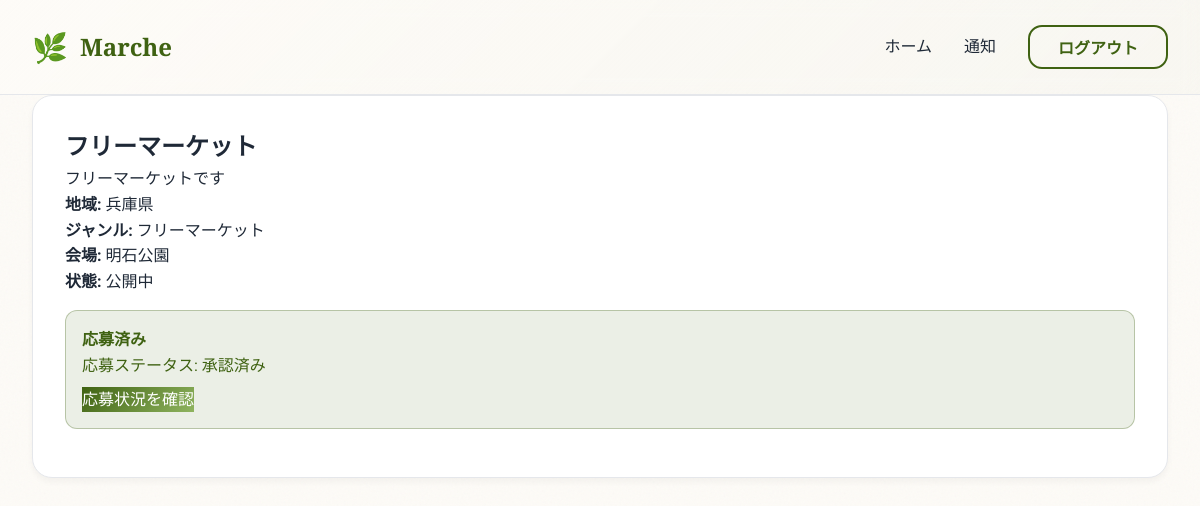
The page /stallholder/events/1 (signed in) on the database its author committed.
### app/models.py (models this page shows)
class Timestamped(SQLModel):
    created_at: datetime = Field(default_factory=utc_now)
    updated_at: datetime = Field(default_factory=utc_now)

class Event(Timestamped, table=True):
    __tablename__ = "event"
    id: Optional[int] = Field(default=None, primary_key=True)
    organizer_id: int = Field(foreign_key="user.id", index=True)
    title: str
    description: str
    region: str = Field(index=True)
    venue_address: str
    genre: str = Field(index=True)
    start_date: datetime
    end_date: datetime
    application_deadline: datetime
    capacity: int
    status: str = Field(default="draft", index=True)
    __table_args__ = (
        Index(
            "ix_event_search",
            "region",
            "genre",
            "start_date",
            "application_deadline",
            "status",
        ),
    )

class Application(Timestamped, table=True):
    __tablename__ = "application"
    id: Optional[int] = Field(default=None, primary_key=True)
    event_id: int = Field(foreign_key="event.id", index=True)
    stallholder_id: int = Field(foreign_key="user.id", index=True)
    memo: Optional[str] = None
    status: str = Field(default="pending", index=True)
    decided_at: Optional[datetime] = None
    __table_args__ = (
        UniqueConstraint(
            "event_id",
            "stallholder_id",
            name="uq_application_event_stallholder",
        ),
        Index(
            "ix_application_event_status_created",
            "event_id",
            "stallholder_id",
            "status",
            "created_at",
        ),
    )

### app/routes/stallholder.py (the view)
@router.get("/events/{event_id}")
def event_detail(
    request: Request,
    event_id: int,
    session: Session = Depends(session_dependency),
    user=Depends(require_role("stallholder")),
):
    event = session.get(Event, event_id)
    if not event:
        return RedirectResponse(url="/stallholder", status_code=303)
    from app.repositories.application_repo import find_application
    existing_application = find_application(session, event.id, user.id)
    error_message = request.session.pop("error_message", None)
    return templates.TemplateResponse(
        "stallholder/event_detail.html",
        {
            "request": request,
            "event": event,
            "user": user,
            "existing_application": existing_application,
            "error_message": error_message,
        },
    )

### app/templates/stallholder/event_detail.html (shortened to what this page needs)
{% extends "layout.html" %}
{% block content %}
<article class="card">
  <h2>{{ event.title }}</h2>
  <p>{{ event.description }}</p>
  <p><strong>地域:</strong> {{ event.region }}</p>
  <p><strong>ジャンル:</strong> {{ event.genre }}</p>
  <p><strong>会場:</strong> {{ event.venue_address }}</p>
  <p><strong>状態:</strong> {{ event_status_labels.get(event.status, event.status) }}</p>
  {% if existing_application %}
    <div style="margin: 1rem 0; padding: 1rem; background: rgba(63, 98, 18, 0.1); border: 1px solid rgba(63, 98, 18, 0.3); border-radius: 12px; color: var(--olive);">
      <p><strong>応募済み</strong></p>
      <p>応募ステータス: {{ app_status_labels.get(existing_application.status, existing_application.status) }}</p>
      <a href="/stallholder/applications" class="btn-primary" style="margin-top: 0.5rem; display: inline-block;">応募状況を確認</a>
    </div>
  {% elif event.status == "open" %}
    <form method="post" action="/stallholder/events/{{ event.id }}/apply" style="margin-top: 1rem;">
      <button type="submit" class="btn-primary">応募する</button>
    </form>
  {% else %}
    <div style="margin: 1rem 0; padding: 1rem; background: rgba(107, 114, 128, 0.1); border: 1px solid rgba(107, 114, 128, 0.3); border-radius: 12px; color: #6b7280;">
      <p>このイベントは現在応募を受け付けていません。</p>
    </div>
  {% endif %}
</article>
{% endblock %}

### app/templates/layout.html (style rules this page uses)
* { margin: 0; padding: 0; box-sizing: border-box; }
:root { --cream: #fdfbf7; --olive: #3f6212; --olive-light: #8fb45f; --terra: #92400e; --terra-light: #d97706; --sun: #f59e0b; --dark: #1f2937; --light-gray: #f3f4f6; --border: #e5e7eb; }
html, body { font-family: "Zen Kaku Gothic New", system-ui, sans-serif; background-color: var(--cream); color: var(--dark); line-height: 1.6; }
body::before { content: ""; position: fixed; top: 0; left: 0; width: 100%; height: 100%; pointer-events: none; z-index: 1; }
.btn-primary { background: linear-gradient(135deg, var(--olive) 0%, var(--olive-light) 100%); color: white; }
.card { background: white; border: 1px solid var(--border); border-radius: 20px; padding: 2rem; box-shadow: 0 4px 6px rgba(0, 0, 0, 0.04); transition: all 0.3s ease; }
a { text-decoration: none; }

### rows shown on the page
Event: title "フリーマーケット", description "フリーマーケットです", region "兵庫県", genre "フリーマーケット", venue_address "明石公園", get "公開中"
Application: get "承認済み"
